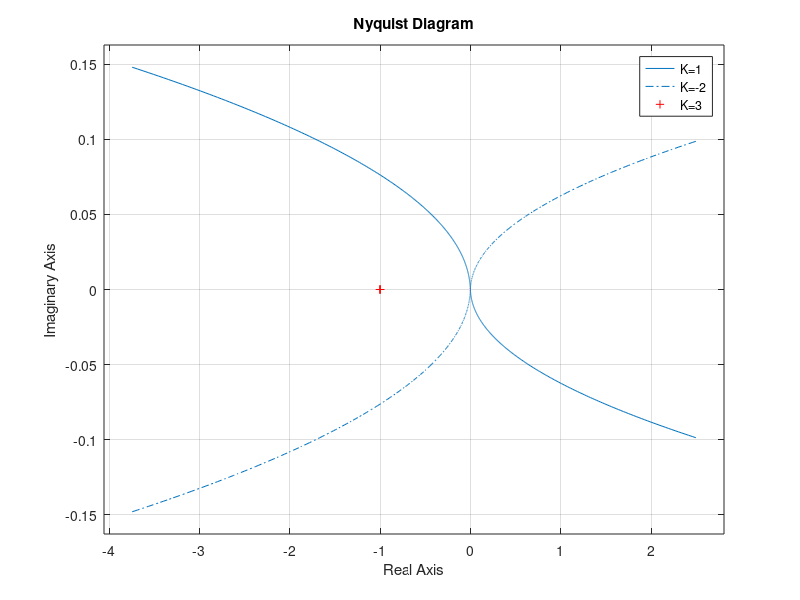

Recreate this plot in MATLAB.
%pelo criterio de routh k > 0
%%
num=[0]
den=[1 8 0 0]
g=tf(num, den)
nyquist(g) ;
%%
%K=-2
hold on
num2=[-2]
den2=[1 8 0 0]
t=tf(num2, den2)
nyquist(t);

%%
hold on
num3=[3]
den3=[1 8 0 0]
p=tf(num3, den3)
nyquist(p);
legend('K=1','K=-2', 'K=3')

